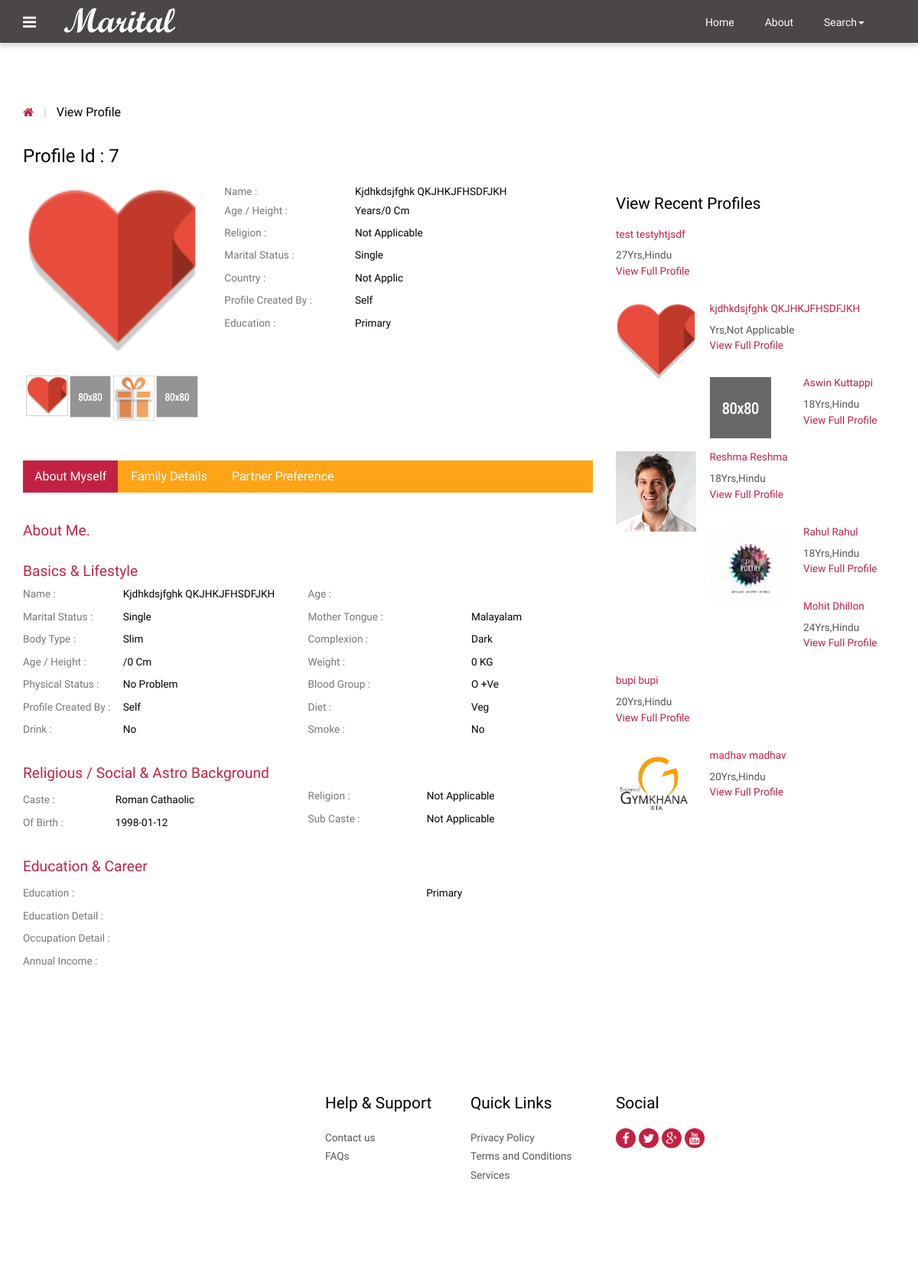
/view_profile.php?id=7 (signed in), run on the app's committed database.
### tables this page shows
CREATE TABLE `photos` (
  `id` int(10) NOT NULL AUTO_INCREMENT,
  `cust_id` int(10) NOT NULL,
  `pic1` varchar(25) NOT NULL,
  `pic2` varchar(40) NOT NULL,
  `pic3` varchar(40) NOT NULL,
  `pic4` varchar(40) NOT NULL,
  PRIMARY KEY (`id`),
  UNIQUE KEY `cust_id` (`cust_id`)
);

CREATE TABLE `customer` (
  `id` int(10) NOT NULL AUTO_INCREMENT,
  `cust_id` int(5) NOT NULL,
  `email` varchar(60) NOT NULL,
  `age` varchar(10) NOT NULL,
  `height` int(10) NOT NULL,
  `sex` varchar(6) NOT NULL,
  `religion` varchar(20) NOT NULL,
  `caste` varchar(20) NOT NULL,
  `subcaste` varchar(20) NOT NULL,
  `district` varchar(20) NOT NULL,
  `state` varchar(20) NOT NULL,
  `country` varchar(10) NOT NULL,
  `maritalstatus` varchar(20) NOT NULL,
  `profilecreatedby` varchar(20) NOT NULL,
  `education` text NOT NULL,
  `education_sub` text NOT NULL,
  `firstname` text NOT NULL,
  `lastname` text NOT NULL,
  `body_type` text NOT NULL,
  `physical_status` text NOT NULL,
  `drink` varchar(8) NOT NULL,
  `mothertounge` text NOT NULL,
  `colour` varchar(20) NOT NULL,
  `weight` int(5) NOT NULL,
  `blood_group` varchar(5) NOT NULL,
  `diet` varchar(8) NOT NULL,
  `smoke` varchar(8) NOT NULL,
  `dateofbirth` date NOT NULL,
  `occupation` text NOT NULL,
  `occupation_descr` text NOT NULL,
  `annual_income` varchar(20) NOT NULL,
  `fathers_occupation` varchar(20) NOT NULL,
  `mothers_occupation` varchar(20) NOT NULL,
  `no_bro` int(5) NOT NULL,
  `no_sis` int(5) NOT NULL,
  `aboutme` text NOT NULL,
  `profilecreationdate` date NOT NULL,
  PRIMARY KEY (`id`)
);

### functions.php (called while the page is built, shortened)
<?php
function mysqlexec($sql){
	$host="localhost";
	$username="root";
	$password="mohit";
	$db_name="matrimony";
$conn=mysqli_connect("$host", "$username", "$password")or die("cannot connect");
mysqli_select_db($conn,"$db_name")or die("cannot select DB");
if($result = mysqli_query($conn, $sql)){
	return $result;
}
else{
	echo mysqli_error($conn);
}
}
?>

### view_profile.php (the view, shortened to what this page needs)
<?php include_once("functions.php"); ?>
<?php
$id=$_GET['id'];
$profileid=$id;
$sql="SELECT * FROM customer WHERE cust_id = $id";
$result = mysqlexec($sql);
if($result){
$row=mysqli_fetch_assoc($result);
	$fname=$row['firstname'];
	$lname=$row['lastname'];
	$dob=$row['dateofbirth'];
	$religion=$row['religion'];
	$caste = $row['caste'];
	$subcaste=$row['subcaste'];
	$country = $row['country'];
	$age=$row['age'];
	$maritalstatus=$row['maritalstatus'];
	$profileby=$row['profilecreatedby'];
	$education=$row['education'];
	$edudescr=$row['education_sub'];
	$bodytype=$row['body_type'];
	$physicalstatus=$row['physical_status'];
	$drink=$row['drink'];
	$smoke=$row['smoke'];
	$mothertounge=$row['mothertounge'];
	$bloodgroup=$row['blood_group'];
	$weight=$row['weight'];
	$height=$row['height'];
	$colour=$row['colour'];
	$diet=$row['diet'];
	$occupationdescr=$row['occupation_descr'];
	$income=$row['annual_income'];
	$pic1="";
$sql2="SELECT * FROM photos WHERE cust_id = $profileid";
$result2 = mysqlexec($sql2);
if($result2){
	$row2=mysqli_fetch_array($result2);
	$pic1=$row2['pic1'];
}
}else{
	echo "<script>alert(\"Invalid Profile ID\")</script>";
}
?>
<!DOCTYPE HTML>
<html>
<head>
<link href="css/bootstrap-3.1.1.min.css" rel='stylesheet' type='text/css' />
<link href="css/style.css" rel='stylesheet' type='text/css' />
<link href="css/font-awesome.css" rel="stylesheet">
</head>
<body>
 <?php include_once("includes/navigation.php");?>
<div class="grid_3">
  <div class="container">
   <div class="breadcrumb1">
     <ul>
        <a href="index.php"><i class="fa fa-home home_1"></i></a>
        <span class="divider">&nbsp;|&nbsp;</span>
        <li class="current-page">View Profile</li>
     </ul>
   </div>
   <div class="profile">
   	 <div class="col-md-8 profile_left">
   	 	<h2>Profile Id : <?php echo $profileid;?></h2>
   	 	<div class="col_3">
   	        <div class="col-sm-4 row_2">
				<div class="flexslider">
					 <ul class="slides">
						<li data-thumb="profile/<?php echo $profileid;?>/<?php echo $pic1;?>">
							<img src="profile/<?php echo $profileid;?>/<?php echo $pic1;?>" />
						</li>
					 </ul>
				  </div>
			</div>
			<div class="col-sm-8 row_1">
				<table class="table_working_hours">
		        	<tbody>
		        		<tr class="opened_1">
							<td class="day_label">Name :</td>
							<td class="day_value"><?php echo $fname . " " .$lname; ?></td>
						</tr><tr class="opened_1">
							<td class="day_label">Age / Height :</td>
							<td class="day_value"><?php echo $age . " Years"; ?>/<?php echo $height . " Cm";?> </td>
						</tr>
					  	<tr class="opened">
							<td class="day_label">Religion :</td>
							<td class="day_value"><?php echo $religion;?></td>
						</tr>
					    <tr class="opened">
							<td class="day_label">Marital Status :</td>
							<td class="day_value"><?php echo $maritalstatus;?></td>
						</tr>
					    <tr class="opened">
							<td class="day_label">Country :</td>
							<td class="day_value"><?php echo $country;?></td>
						</tr>
					    <tr class="closed">
							<td class="day_label">Profile Created by :</td>
							<td class="day_value closed"><span><?php echo $profileby;?></span></td>
						</tr>
					    <tr class="closed">
							<td class="day_label">Education :</td>
							<td class="day_value closed"><span><?php echo $education;?></span></td>
						</tr>
				    </tbody>
				</table>
				</div>
			<div class="clearfix"> </div>
		</div>
		<div class="col_4">
		    <div class="bs-example bs-example-tabs" role="tabpanel" data-example-id="togglable-tabs">
			   <ul id="myTab" class="nav nav-tabs nav-tabs1" role="tablist">
				  <li role="presentation" class="active"><a href="#home" id="home-tab" role="tab" data-toggle="tab" aria-controls="home" aria-expanded="true">About Myself</a></li>
				  <li role="presentation"><a href="#profile" role="tab" id="profile-tab" data-toggle="tab" aria-controls="profile">Family Details</a></li>
				  <li role="presentation"><a href="#profile1" role="tab" id="profile-tab1" data-toggle="tab" aria-controls="profile1">Partner Preference</a></li>
			   </ul>
			   <div id="myTabContent" class="tab-content">
				  <div role="tabpanel" class="tab-pane fade in active" id="home" aria-labelledby="home-tab">
				    <div class="tab_box">
				    	<h1>About Me.</h1>
				    </div>
				    <div class="basic_1">
				    	<h3>Basics &amp; Lifestyle</h3>
				    	<div class="col-md-6 basic_1-left">
				    	  <table class="table_working_hours">
				        	<tbody>
				        		<tr class="opened_1">
									<td class="day_label">Name :</td>
									<td class="day_value"><?php echo $fname . " " .$lname; ?></td>
								</tr>
							    <tr class="opened">
									<td class="day_label">Marital Status :</td>
									<td class="day_value"><?php echo $maritalstatus;?></td>
								</tr>
							    <tr class="opened">
									<td class="day_label">Body Type :</td>
									<td class="day_value"><?php echo $bodytype;?></td>
								</tr>
							    <tr class="opened">
									<td class="day_label">Age / Height :</td>
									<td class="day_value"><?php echo $age; ?>/<?php echo $height;?> cm</td>
								</tr>
							    <tr class="opened">
									<td class="day_label">Physical Status :</td>
									<td class="day_value closed"><span><?php echo $physicalstatus;?></span></td>
								</tr>
							    <tr class="opened">
									<td class="day_label">Profile Created by :</td>
									<td class="day_value closed"><span><?php echo $profileby;?></span></td>
								</tr>
								<tr class="opened">
									<td class="day_label">Drink :</td>
									<td class="day_value closed"><span><?php echo $drink;?></span></td>
								</tr>
						    </tbody>
				          </table>
				         </div>
				         <div class="col-md-6 basic_1-left">
				          <table class="table_working_hours">
				        	<tbody>
				        		<tr class="opened_1">
									<td class="day_label">Age :</td>
									<td class="day_value"><?php echo $age;?></td>
								</tr>
							    <tr class="opened">
									<td class="day_label">Mother Tongue :</td>
									<td class="day_value"><?php echo $mothertounge;?></td>
								</tr>
							    <tr class="opened">
									<td class="day_label">Complexion :</td>
									<td class="day_value"><?php echo $colour;?></td>
								</tr>
							    <tr class="opened">
									<td class="day_label">Weight :</td>
									<td class="day_value"><?php echo $weight;?> KG</td>
								</tr>
							    <tr class="opened">
									<td class="day_label">Blood Group :</td>
									<td class="day_value"><?php echo $bloodgroup;?></td>
								</tr>
							    <tr class="closed">
									<td class="day_label">Diet :</td>
									<td class="day_value closed"><span><?php echo $diet;?></span></td>
								</tr>
							    <tr class="closed">
									<td class="day_label">Smoke :</td>
									<td class="day_value closed"><span><?php echo $smoke;?></span></td>
								</tr>
						    </tbody>
				        </table>
				        </div>
				        <div class="clearfix"> </div>
				    </div>
				    <div class="basic_1">
				    	<h3>Religious / Social & Astro Background</h3>
				    	<div class="col-md-6 basic_1-left">
				    	  <table class="table_working_hours">
				        	<tbody>
				        		<tr class="opened">
									<td class="day_label">Caste :</td>
									<td class="day_value"><?php echo $caste;?></td>
								</tr>
							    <tr class="opened">
									<td class="day_label">
 of Birth :</td>
									<td class="day_value closed"><span><?php echo $dob;?></span></td>
								</tr>
							</tbody>
				          </table>
				         </div>
				         <div class="col-md-6 basic_1-left">
				          <table class="table_working_hours">
				        	<tbody>
				        		<tr class="opened_1">
									<td class="day_label">Religion :</td>
									<td class="day_value"><?php echo $religion;?></td>
								</tr>
							    <tr class="opened">
									<td class="day_label">Sub Caste :</td>
									<td class="day_value"><?php echo $subcaste;?></td>
								</tr>
							</tbody>
				        </table>
				        </div>
				        <div class="clearfix"> </div>
				    </div>
				    <div class="basic_1 basic_2">
				    	<h3>Education & Career</h3>
				    	<div class="basic_1-left">
				    	  <table class="table_working_hours">
				        	<tbody>
				        		<tr class="opened">
									<td class="day_label">Education   :</td>
									<td class="day_value"><?php echo $education;?></td>
								</tr>
				        		<tr class="opened">
									<td class="day_label">Education Detail :</td>
									<td class="day_value"><?php echo $edudescr;?></td>
								</tr>
							    <tr class="opened">
									<td class="day_label">Occupation Detail :</td>
									<td class="day_value closed"><span><?php echo $occupationdescr;?></span></td>
								</tr>
							    <tr class="opened">
									<td class="day_label">Annual Income :</td>
									<td class="day_value closed"><span><?php echo $income;?></span></td>
								</tr>
							 </tbody>
				          </table>
				         </div>
				    </div>
				  </div>
		     </div>
		  </div>
	   </div>
   	 </div>
     <div class="col-md-4 profile_right">
        <div class="view_profile view_profile2">
        	<h3>View Recent Profiles</h3>
    <?php
     $sql="SELECT * FROM customer ORDER BY profilecreationdate ASC";
      $result=mysqlexec($sql);
      while($row=mysqli_fetch_assoc($result)){
            $profid=$row['cust_id'];
          $sql="SELECT * FROM photos WHERE cust_id=$profid";
          $result2=mysqlexec($sql);
          $photo=mysqli_fetch_assoc($result2);
          $pic=$photo['pic1'];
          echo "<ul class=\"profile_item\">";
            echo"<a href=\"view_profile.php?id={$profid}\">";
              echo "<li class=\"profile_item-img\"><img src=\"profile/". $profid."/".$pic ."\"" . "class=\"img-responsive\" alt=\"\"/></li>";
               echo "<li class=\"profile_item-desc\">";
                  echo "<h4>" . $row['firstname'] . " " . $row['lastname'] . "</h4>";
                  echo "<p>" . $row['age']. "Yrs," . $row['religion'] . "</p>";
                  echo "<h5>" . "View Full Profile" . "</h5>";
               echo "</li>";
      echo "</a>";
      echo "</ul>";
      }
     ?>
</div>
        </div>
       <div class="clearfix"> </div>
    </div>
  </div>
</div>
<?php include_once("footer.php");?>
<link rel="stylesheet" href="css/flexslider.css" type="text/css" media="screen" />
</body>
</html>

### css/style.css (style rules this page uses)
h4, h5, h6, h1, h2, h3 { margin-top: 0; }
ul, ol { margin: 0; }
p { margin: 0; }
html, body { font-family: 'Ubuntu', sans-serif; font-size: 100%; background:#fff; }
body a { transition:0.5s all; -webkit-transition:0.5s all; -moz-transition:0.5s all; -o-transition:0.5s all; -ms-transition:0.5s all; }
.nav-tabs > li > a, .nav-tabs > li > a:hover, .nav-tabs > li > a:focus, .nav-tabs > li.active > a, .nav-tabs > li.active > a:hover, .nav-tabs > li.active > a:focus { border: none; border-radius: 0; }
.breadcrumb1 { margin-bottom:2em; }
.breadcrumb1 ul { padding:0; margin:0; list-style:none; }
.breadcrumb1 li { position: relative; margin-right: 10px; padding-right: 10px; display: inline-block; color:#000; font-size:1em; }
i.home_1 { color:#c32143; font-size:15px; }
span.divider { padding: 0 5px; color: #ccc; }
.col-md-8.profile_left { padding-left: 0; }
.col-sm-4.row_2 { padding-left: 0; }
.profile_left h2 { color:#000; font-size:1.5em; margin-bottom:1em; font-family: 'Oswald', sans-serif; }
table.table_working_hours { width: 100%; }
.table_working_hours tr { border: 0; }
td.day_label { color: #777; padding:5px 0; }
.table_working_hours tr { color: #000; font-size: 0.85em; text-transform: capitalize; }
.table_working_hours tr.opened_1 td { padding: 0 0 5px; }
.col_3 { margin-bottom:3em; }
.nav-tabs1 { display: inline-block; border-bottom: none; font-weight: 500; background-color:#ffa417; width: 100%; padding: 0; margin-bottom: 2em; }
.nav-tabs1>li.active>a, .nav-tabs1>li.active>a:focus, .nav-tabs1>li.active>a:hover { color: #fff; background-color:#c32143; border:none; }
.nav-tabs1>li { margin-bottom:0; }
a#profile-tab, a#home-tab, a#profile-tab1 { color: #fff; }
.grid_3 { padding:5em 0; }
.tab_box { margin-bottom: 2em; }
.tab_box h1 { color:#c32143; font-size:1.2em; }
.basic_1-left { padding-left:0; }
.basic_1 { margin-bottom: 2em; }
.basic_1 h3 { color: #c32143; font-size: 1.2em; }
.basic_2 { margin-bottom:0; }
ul.profile_item { padding:0; margin:0 0 1.5em 0; list-style:none; }
ul.profile_item li.profile_item-img { width:30%; float:left; margin-right: 5%; }
.view_profile h3 { font-size:1.3em; color:#000; margin-bottom: 1em; font-family: 'Oswald', sans-serif; }
ul.profile_item li.profile_item-desc h4, ul.profile_item li.profile_item-desc h5 { color:#c32143; font-size:0.85em; }
ul.profile_item li.profile_item-desc { overflow:hidden; }
ul.profile_item li.profile_item-desc p { color:#555; font-size:0.85em; line-height:1.5em; margin-bottom: 3px; }
.view_profile2 { margin:4em 0 0 0; }
ul { padding: 0; list-style: none; }
.headings h1, h2,h3,h4,h5,h6 { font-weight:400; }

### css/flexslider.css (style rules this page uses)
.slides, .slides > li, .flex-control-nav, .flex-direction-nav { margin: 0; padding: 0; list-style: none; }
.flexslider { margin: 0; padding: 0; }
.flexslider .slides > li { display: none; -webkit-backface-visibility: hidden; }
.flexslider .slides img { width: 100%; display: block; }
.flexslider .slides:after { content: "\0020"; display: block; clear: both; visibility: hidden; line-height: 0; height: 0; }
.flexslider { background: #ffffff; border: 4px solid #ffffff; position: relative; zoom: 1; }
.flexslider .slides { zoom: 1; }
.flexslider .slides img { height: auto; }

### data on the page
photos: pic1 (picture)
customer: firstname "Kjdhkdsjfghk", lastname "QKJHKJFHSDFJKH", height "0", religion "Not Applicable", maritalstatus "Single", country "Not Applic", profilecreatedby "Self", education "Primary", body_type "Slim", physical_status "No Problem", drink "No", mothertounge "Malayalam", colour "Dark", weight "0", blood_group "O +ve", diet "Veg", smoke "No", caste "Roman Cathaolic", dateofbirth "1998-01-12", subcaste "Not Applicable", photos.pic1 (picture), firstname "kjdhkdsjfghk"
customer: firstname "test", lastname "testyhtjsdf", age "27", religion "Hindu"
customer: photos.pic1 (picture), firstname "Aswin", lastname "Kuttappi", age "18", religion "Hindu"
customer: photos.pic1 (picture), firstname "Reshma", lastname "Reshma", age "18", religion "Hindu"
customer: photos.pic1 (picture), firstname "Rahul", lastname "Rahul", age "18", religion "Hindu"
customer: firstname "Mohit", lastname "Dhillon", age "24", religion "Hindu"
customer: firstname "bupi", lastname "bupi", age "20", religion "Hindu"
customer: photos.pic1 (picture), firstname "madhav", lastname "madhav", age "20", religion "Hindu"

### other printed values
$profileid "7"
